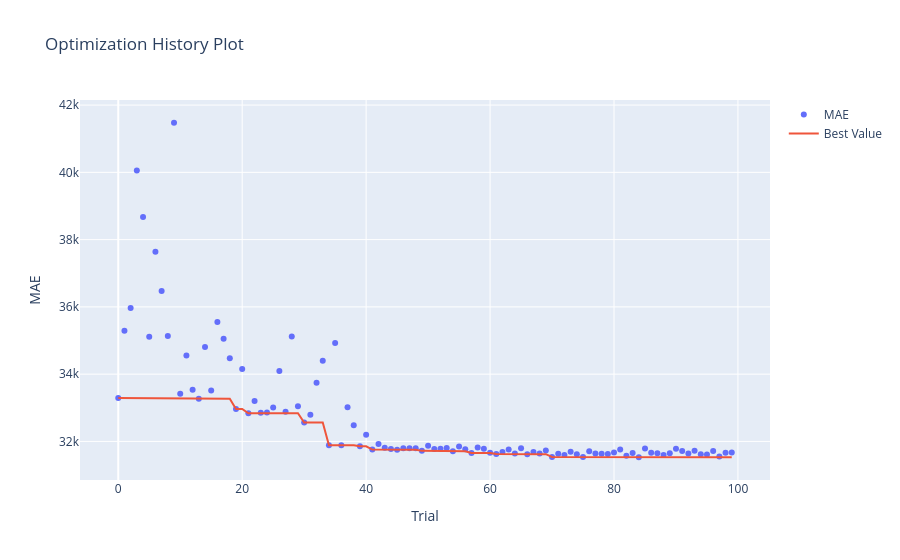
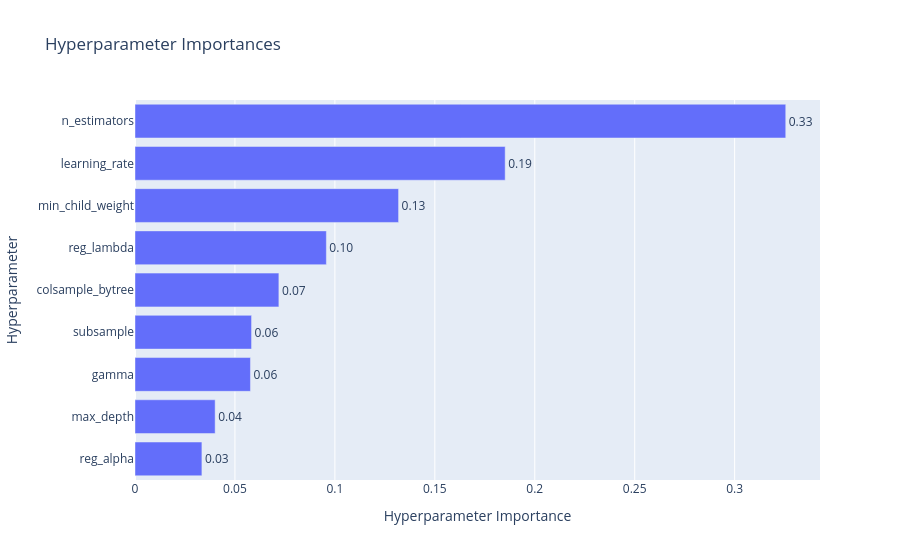

Write notebook code for charts like these, in order.
### Code cell
fig1_100 = viz.plot_optimization_history(study_xgb_100, target_name="MAE")
fig1_100.show()

fig2_100 = viz.plot_param_importances(study_xgb_100, target_name="MAE")
fig2_100.show()
